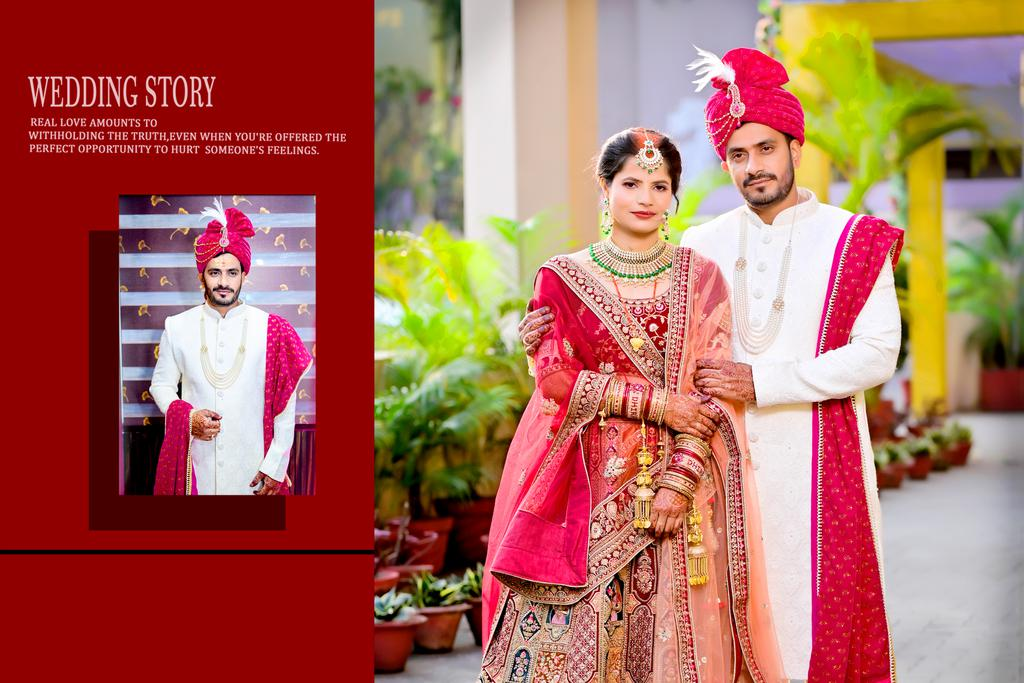
#> input picture backend/uploads/target.jpg, 1024 x 683 px
$ python mindar_train.py uploads/target.jpg out.png
#> lines starting #> are read from the running program, lines starting #| are printed output that depends on the picture
import os
import sys
sys.stdout.reconfigure(encoding='utf-8')
import cv2
import numpy as np

def generate_mindar(input_image, output_path):
#> called with input_image = 'uploads/target.jpg', output_path = 'out.png'
    if not os.path.exists(input_image):
        print("❌ Error: Input image not found.")
        sys.exit(1)

    # Simulated MindAR training (since no official tool exists)
    # Convert to grayscale & extract keypoints for feature detection
    img = cv2.imread(input_image, cv2.IMREAD_GRAYSCALE)
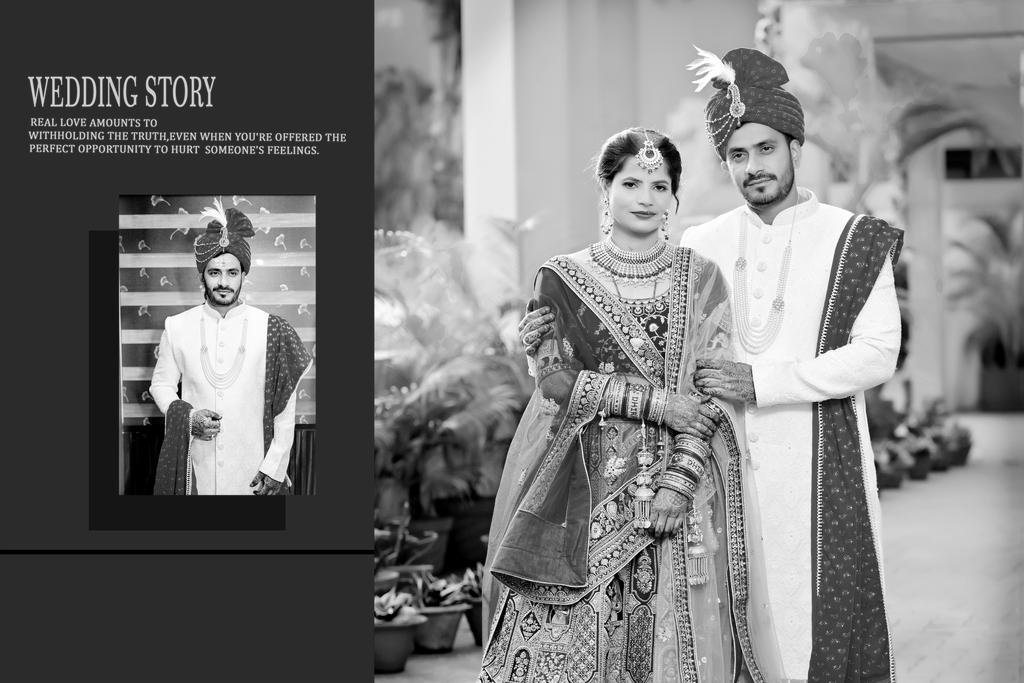
#> img: shape (683, 1024); min 0, max 255, mean 121.4
    orb = cv2.ORB_create()
    keypoints, descriptors = orb.detectAndCompute(img, None)
#> keypoints = 500 keypoints; strongest (x, y, size): (130, 103, 31), (150, 79, 31), (180, 79, 31), (641, 319, 31)

    if descriptors is None:
        print("❌ Error: No features detected in the image.")
        sys.exit(1)

    # Simulating a `.mind` file format (you should replace this with real MindAR training tool)
    np.save(output_path, descriptors)
    print(f"MindAR file generated at: {output_path}")


if __name__ == "__main__":
    if len(sys.argv) < 3:
        print("Usage: python mindar_train.py <input_image> <output_path>")
        sys.exit(1)

    input_image = sys.argv[1]
    output_path = sys.argv[2]
    generate_mindar(input_image, output_path)
